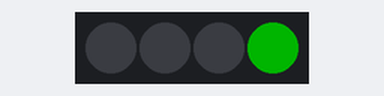
Bench run of a sketch on a simulated ESP32. On the bench: 4 RGB LEDs in strip order, left to right. Dim RGB values are drawn brighter than linear; nothing arrives over Bluetooth unless stated; a phone connects over Bluetooth LE 3 s after start.

Above: at 0.1 s.
At 3.15 s:
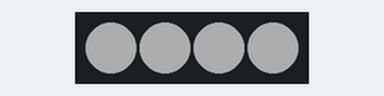
At 4.98 s:
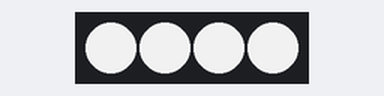
At 8.02 s:
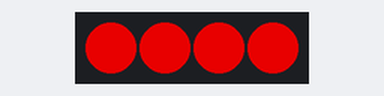
Timing chart, 0 to 40.0 s (numbered marks = the images above):
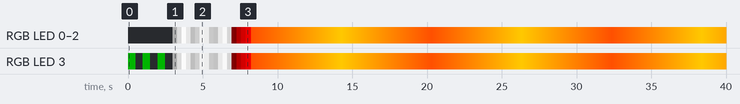

Measured:
- by itself, RGB LED 3: off → RGB(0, 63, 0) at 0.00 s, → off 0.50 s later, → RGB(0, 63, 0) 0.50 s later, → off 0.50 s later, … (656 changes in this stretch)
- by itself, RGB LED 0–2: off → RGB(50, 50, 50) at 3.0 s, → RGB(145, 145, 145) 0.30 s later, → RGB(240, 240, 240) 0.30 s later, → RGB(176, 176, 176) 0.30 s later, … (650 changes in this stretch)

The sketch:

artifact_serverC3Y.ino
```cpp
#include <BLEDevice.h>
#include <BLEUtils.h>
#include <BLEServer.h>
#include <FastLED.h>

//onst int LED_PIN = 13;  //FOR FOR MINI

static bool advertising = false;
static bool connected = false;


//LED Stuff
//#define LED_PIN A4  //RGB LED array
#define LED_PIN 4
#define NUM_LEDS 4
#define BRIGHTNESS 125
#define LED_TYPE WS2811
#define COLOR_ORDER GRB
#define FRAMES_PER_SECOND 120
CRGB leds[NUM_LEDS];
uint8_t gHue = 0;  // rotating "base color" used by many of the patterns
bool startUp = true;
int gMin = 80;
int gMax = 200;
int gV = gMin;
int gChange = 1;


class MyServerCallbacks : public BLEServerCallbacks {
    void onConnect(BLEServer* pServer) {
      advertising = false;
      connected = true;
      //digitalWrite(LED_PIN, LOW);
    };

    void onDisconnect(BLEServer* pServer) {
      connected = false;
      //digitalWrite(LED_PIN, HIGH);
    }
};


void ensureAdvertising() {
  if (advertising) {
    return;
  }

  BLEAdvertising* pAdvertising = BLEDevice::getAdvertising();
  pAdvertising->setScanResponse(true);
  // Functions that help with iPhone connections issue (???)
  pAdvertising->setMinPreferred(0x06);
  pAdvertising->setMinPreferred(0x12);
  BLEDevice::startAdvertising();

  advertising = true;
}


void setup() {
  // Serial only used for debug messages.
  //Serial.begin(4800);

  pinMode(LED_PIN, OUTPUT);
  //digitalWrite(LED_PIN, HIGH);

  BLEDevice::init("Radioactive");
  BLEServer* pServer = BLEDevice::createServer();
  pServer->setCallbacks(new MyServerCallbacks());

  //led stuff
  // tell FastLED about the LED strip configuration
  FastLED.addLeds<LED_TYPE, LED_PIN, COLOR_ORDER>(leds, NUM_LEDS).setCorrection(TypicalLEDStrip);
  // set master brightness control
  FastLED.setBrightness(BRIGHTNESS);

  //startup blink

  for (int i = 0; i < 3; i++) {
  leds[3] = CRGB::Green;
  FastLED.show();
  delay(500);
  leds[3] = CRGB::Black;
  FastLED.show();
  delay(500);
  }
  FastLED.clear();
  FastLED.show();
}

void loop() {
  if (!connected) {
    ensureAdvertising();
    FastLED.setBrightness(0);
    FastLED.show();
    startUp = true;
  }

  if (connected) {
    if (startUp == true) {

      for (int i = 0; i < 4; i++) {
        leds[i] = CRGB::White;
        FastLED.setBrightness(0);
      }
      FastLED.show();

      for (int r = 0; r < 3; r++) {
        //delay(50);

        for (int f = 50; f <= 255; f++) {
          FastLED.setBrightness(f);
          FastLED.show();
          delay(3);
        }

        for (int f = 255; f >= 50; f--) {
          FastLED.setBrightness(f);
          FastLED.show();
          delay(3);
        }
        //delay(50);
      }
      startUp = false;
      //delay(50);

      for (int i = 0; i < 4; i++) {
        leds[i] = CRGB::Red;
      }
      FastLED.setBrightness(100);
      FastLED.show();

      for (int f = 0; f <= 255; f++) {
        FastLED.setBrightness(f);
        FastLED.show();
        delay(5);
      }
    }

    for (int i = 0; i < 4; i++) {
      leds[i].setRGB(255, gV, 0);
    }
    // send the 'leds' array out to the actual LED strip
    FastLED.show();
    // insert a delay to keep the framerate modest
    delay(50);
    gV += gChange;

    if (gV >= gMax) {
      gV = gMax;
      gChange = -1;
    }
    if (gV <= gMin) {
      gV = gMin;
      gChange = 1;
    }
  }
}
```
